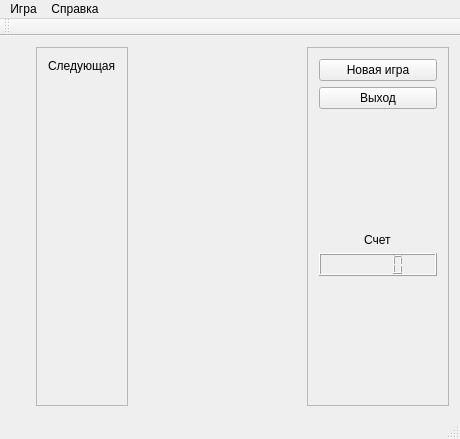
<?xml version="1.0" encoding="UTF-8"?>
<ui version="4.0">
 <class>tetris</class>
 <widget class="QMainWindow" name="tetris">
  <property name="geometry">
   <rect>
    <x>0</x>
    <y>0</y>
    <width>460</width>
    <height>439</height>
   </rect>
  </property>
  <property name="windowTitle">
   <string>tetris</string>
  </property>
  <widget class="QWidget" name="centralWidget">
   <layout class="QHBoxLayout" name="horizontalLayout">
    <item alignment="Qt::AlignHCenter">
     <widget class="QFrame" name="lPanel">
      <property name="frameShape">
       <enum>QFrame::StyledPanel</enum>
      </property>
      <property name="frameShadow">
       <enum>QFrame::Raised</enum>
      </property>
      <layout class="QVBoxLayout" name="verticalLayout">
       <item alignment="Qt::AlignHCenter">
        <widget class="QLabel" name="nextLabel">
         <property name="layoutDirection">
          <enum>Qt::LeftToRight</enum>
         </property>
         <property name="text">
          <string>Следующая</string>
         </property>
         <property name="scaledContents">
          <bool>false</bool>
         </property>
         <property name="wordWrap">
          <bool>false</bool>
         </property>
        </widget>
       </item>
       <item alignment="Qt::AlignHCenter">
        <widget class="NextFigure" name="widget" native="true">
         <property name="sizePolicy">
          <sizepolicy hsizetype="Fixed" vsizetype="Fixed">
           <horstretch>0</horstretch>
           <verstretch>0</verstretch>
          </sizepolicy>
         </property>
         <property name="minimumSize">
          <size>
           <width>30</width>
           <height>70</height>
          </size>
         </property>
        </widget>
       </item>
       <item>
        <spacer name="verticalSpacer">
         <property name="orientation">
          <enum>Qt::Vertical</enum>
         </property>
         <property name="sizeHint" stdset="0">
          <size>
           <width>20</width>
           <height>40</height>
          </size>
         </property>
        </spacer>
       </item>
      </layout>
     </widget>
    </item>
    <item>
     <widget class="Glass" name="cPanel" native="true">
      <property name="focusPolicy">
       <enum>Qt::StrongFocus</enum>
      </property>
      <property name="rows" stdset="0">
       <UInt>20</UInt>
      </property>
      <property name="columns" stdset="0">
       <UInt>12</UInt>
      </property>
     </widget>
    </item>
    <item>
     <widget class="QFrame" name="rPanel">
      <property name="frameShape">
       <enum>QFrame::StyledPanel</enum>
      </property>
      <property name="frameShadow">
       <enum>QFrame::Raised</enum>
      </property>
      <layout class="QVBoxLayout" name="verticalLayout_2">
       <item>
        <widget class="QPushButton" name="nGame">
         <property name="text">
          <string>Новая игра</string>
         </property>
        </widget>
       </item>
       <item>
        <widget class="QPushButton" name="eButton">
         <property name="text">
          <string>Выход</string>
         </property>
        </widget>
       </item>
       <item>
        <spacer name="verticalSpacer_2">
         <property name="orientation">
          <enum>Qt::Vertical</enum>
         </property>
         <property name="sizeHint" stdset="0">
          <size>
           <width>20</width>
           <height>40</height>
          </size>
         </property>
        </spacer>
       </item>
       <item alignment="Qt::AlignHCenter">
        <widget class="QLabel" name="scoreLabel">
         <property name="text">
          <string>Счет</string>
         </property>
        </widget>
       </item>
       <item>
        <widget class="QLCDNumber" name="scoreLcdNumber"/>
       </item>
       <item>
        <spacer name="verticalSpacer_3">
         <property name="orientation">
          <enum>Qt::Vertical</enum>
         </property>
         <property name="sizeHint" stdset="0">
          <size>
           <width>20</width>
           <height>40</height>
          </size>
         </property>
        </spacer>
       </item>
      </layout>
     </widget>
    </item>
   </layout>
  </widget>
  <widget class="QMenuBar" name="menuBar">
   <property name="geometry">
    <rect>
     <x>0</x>
     <y>0</y>
     <width>460</width>
     <height>26</height>
    </rect>
   </property>
   <widget class="QMenu" name="gameMenu">
    <property name="title">
     <string>Игра</string>
    </property>
    <addaction name="newgameAction"/>
    <addaction name="exitAction"/>
   </widget>
   <widget class="QMenu" name="helpMenu">
    <property name="title">
     <string>Справка</string>
    </property>
    <addaction name="controlsAction"/>
   </widget>
   <addaction name="gameMenu"/>
   <addaction name="helpMenu"/>
  </widget>
  <widget class="QToolBar" name="mainToolBar">
   <attribute name="toolBarArea">
    <enum>TopToolBarArea</enum>
   </attribute>
   <attribute name="toolBarBreak">
    <bool>false</bool>
   </attribute>
  </widget>
  <widget class="QStatusBar" name="statusBar"/>
  <action name="newgameAction">
   <property name="text">
    <string>Начать</string>
   </property>
  </action>
  <action name="exitAction">
   <property name="text">
    <string>Закрыть</string>
   </property>
  </action>
  <action name="controlsAction">
   <property name="text">
    <string>Управление</string>
   </property>
  </action>
 </widget>
 <layoutdefault spacing="6" margin="11"/>
 <customwidgets>
  <customwidget>
   <class>Glass</class>
   <extends>QWidget</extends>
   <header>glass.h</header>
   <container>1</container>
   <slots>
    <signal>signalChangePattern(Figure*)</signal>
    <slot>slotNewGame()</slot>
   </slots>
  </customwidget>
  <customwidget>
   <class>NextFigure</class>
   <extends>QWidget</extends>
   <header>nextfigure.h</header>
   <container>1</container>
   <slots>
    <slot>slotChangePattern(Figure*)</slot>
   </slots>
  </customwidget>
 </customwidgets>
 <resources/>
 <connections>
  <connection>
   <sender>nGame</sender>
   <signal>pressed()</signal>
   <receiver>cPanel</receiver>
   <slot>slotNewGame()</slot>
   <hints>
    <hint type="sourcelabel">
     <x>379</x>
     <y>73</y>
    </hint>
    <hint type="destinationlabel">
     <x>202</x>
     <y>126</y>
    </hint>
   </hints>
  </connection>
  <connection>
   <sender>newgameAction</sender>
   <signal>triggered()</signal>
   <receiver>cPanel</receiver>
   <slot>slotNewGame()</slot>
   <hints>
    <hint type="sourcelabel">
     <x>-1</x>
     <y>-1</y>
    </hint>
    <hint type="destinationlabel">
     <x>229</x>
     <y>226</y>
    </hint>
   </hints>
  </connection>
  <connection>
   <sender>eButton</sender>
   <signal>pressed()</signal>
   <receiver>tetris</receiver>
   <slot>close()</slot>
   <hints>
    <hint type="sourcelabel">
     <x>412</x>
     <y>116</y>
    </hint>
    <hint type="destinationlabel">
     <x>455</x>
     <y>121</y>
    </hint>
   </hints>
  </connection>
  <connection>
   <sender>exitAction</sender>
   <signal>triggered()</signal>
   <receiver>tetris</receiver>
   <slot>close()</slot>
   <hints>
    <hint type="sourcelabel">
     <x>-1</x>
     <y>-1</y>
    </hint>
    <hint type="destinationlabel">
     <x>229</x>
     <y>219</y>
    </hint>
   </hints>
  </connection>
  <connection>
   <sender>cPanel</sender>
   <signal>signalChangePattern(Figure*)</signal>
   <receiver>widget</receiver>
   <slot>slotChangePattern(Figure*)</slot>
   <hints>
    <hint type="sourcelabel">
     <x>216</x>
     <y>161</y>
    </hint>
    <hint type="destinationlabel">
     <x>94</x>
     <y>90</y>
    </hint>
   </hints>
  </connection>
 </connections>
</ui>
